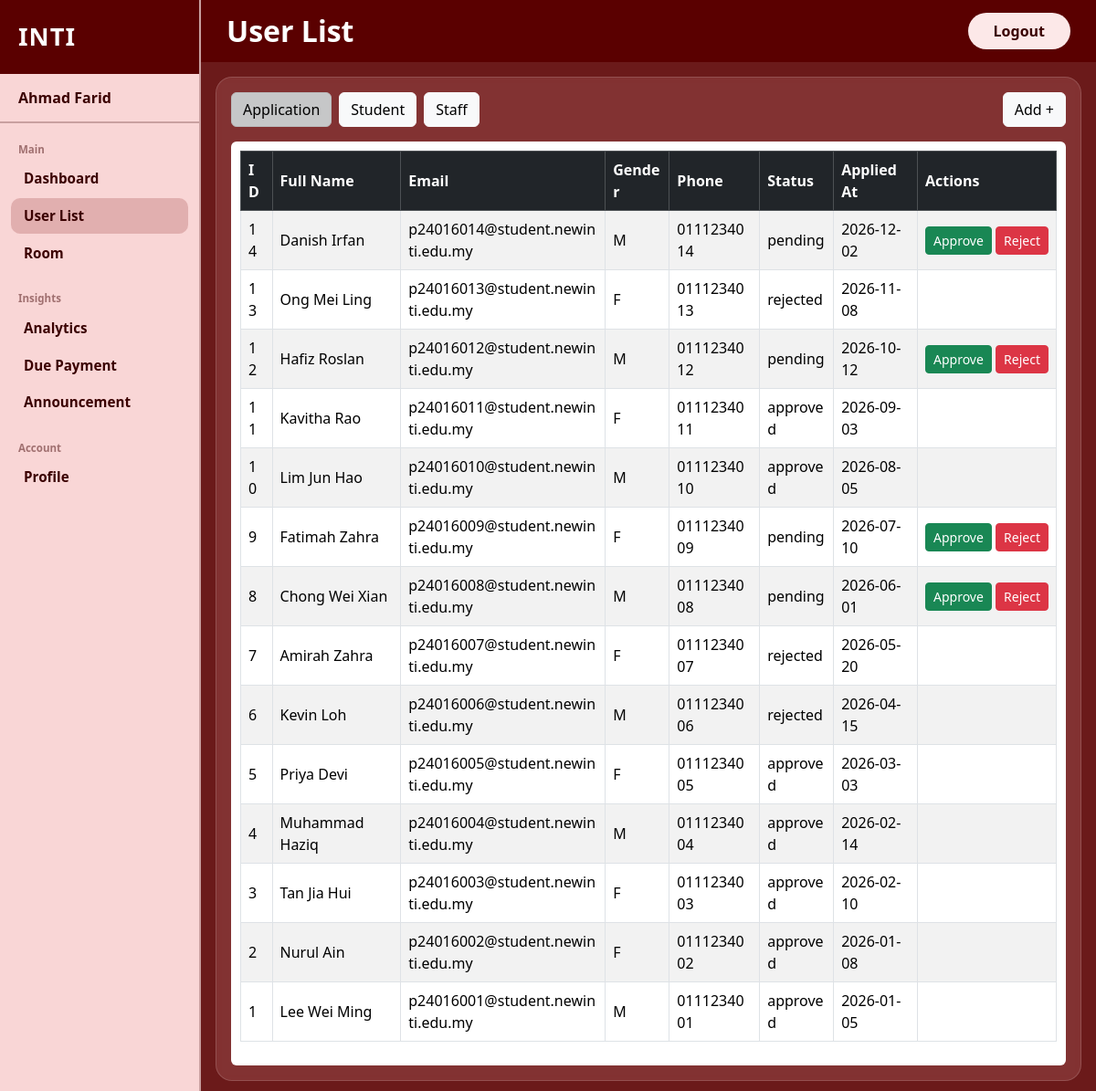
The app's page /admin_user_list_application (signed in) with its own data.
### tables this page shows
CREATE TABLE Application (
            application_id  INTEGER PRIMARY KEY AUTOINCREMENT NOT NULL,
            fullname        TEXT NOT NULL,
            email           TEXT UNIQUE NOT NULL CHECK(email LIKE 'p________@student.newinti.edu.my'),
            password        TEXT NOT NULL,
            gender          TEXT NOT NULL CHECK(gender IN ('F', 'M')),
            phone           TEXT NOT NULL,
            status          TEXT NOT NULL CHECK(status IN ('pending', 'approved', 'rejected')),
            created_at      TEXT DEFAULT CURRENT_TIMESTAMP
        );

### app.py (the view)
@app.route("/admin_user_list_application")
def admin_user_list_application():
    if session.get('user_id') is None or session.get('role') != 'admin':
        return redirect('/user_login')
    conn = get_db()
    table_data = conn.execute("""
        SELECT *
        FROM Application
        ORDER BY created_at DESC
    """).fetchall()
    return render_template("Admin User List Application.html",table_data=table_data)

### app.py (called while the page is built, shortened)
def get_db():
    if 'db' not in g:
        g.db = get_connection()
    return g.db

@app.context_processor          # run this before every template render
def inject_unread_status():
    user_id = session.get('user_id')
    role = session.get('role')
    has_unread = False                       # assume no unread by default
    return dict(has_unread=has_unread)

### database.py (called while the page is built)
def get_connection():
    conn = sqlite3.connect(DB_NAME)
    conn.row_factory = sqlite3.Row
    conn.execute("PRAGMA foreign_keys = ON")
    return conn

### templates/Admin User List Application.html (shortened to what this page needs)
<!DOCTYPE html>
<html lang="en">
<head>
    <link href="https://cdn.jsdelivr.net/npm/bootstrap@5.3.3/dist/css/bootstrap.min.css" rel="stylesheet"/>
    <link href="{{ url_for('static', filename='style.css') }}" rel="stylesheet"/>
</head>
<body>
<div class="d-flex vh-100">
    <aside class="sidebar d-flex flex-column">
        <div class="sidebar-brand">
            <span class="brand-chms">INTI</span>
        </div>
        <div class="sidebar-username">
            <span>{{session["fullname"]}}</span>
        </div>
        <nav class="sidebar-nav flex-grow-1">
            <div class="nav-section-label">Main</div>
            <a href="/admin_dashboard" class="nav-item">Dashboard</a>
            <a href="/admin_user_list_application" class="nav-item active">User List</a>
            <a href="/admin_room" class="nav-item">Room</a>
            <div class="nav-section-label mt-3">Insights</div>
            <a href="/admin_analytics_date" class="nav-item">Analytics</a>
            <a href="/admin_due_payment" class="nav-item">Due Payment</a>
            <a href="/admin_announcement_page" class="nav-item ">Announcement</a>
            <div class="nav-section-label mt-3">Account</div>
            <a href="/admin_profile" class="nav-item">Profile</a>
        </nav>
    </aside>
    <div class="main-wrapper d-flex flex-column flex-grow-1">
        <header class="topbar d-flex align-items-center justify-content-between">
            <h1 class="page-title">User List</h1>
            <a href="/user_logout" class="btn btn-logout">Logout</a>
        </header>
        <main class="content-area flex-grow-1 p-3">
            <div class="content-card h-100 d-flex flex-column p-3 overflow-y-auto ">
                <div class="d-flex gap-2 mb-3">
                    <a href="/admin_user_list_application" class="btn btn-light active">Application</a>
                    <a href="/admin_user_list_student" class="btn btn-light">Student</a>
                    <a href="/admin_user_list_staff" class="btn btn-light">Staff</a>
                    <a href="/admin_user_list_add" class="btn btn-light ms-auto d-block">Add +</a>
                </div>
                <div class ="flex-grow-1 bg-white rounded">
                    <div style="padding: 10px;">
                        <table class="table table-bordered table-striped">
                            <thead class="table-dark">
                            <tr>
                                <th>ID</th>
                                <th>Full Name</th>
                                <th>Email</th>
                                <th>Gender</th>
                                <th>Phone</th>
                                <th>Status</th>
                                <th>Applied At</th>
                                <th>Actions</th>
                            </tr>
                            </thead>
                            <tbody>
                            {% for row in table_data %}
                            <tr>
                                <td>{{ row['application_id'] }}</td>
                                <td>{{ row['fullname'] }}</td>
                                <td>{{ row['email'] }}</td>
                                <td>{{ row['gender'] }}</td>
                                <td>{{ row['phone'] }}</td>
                                <td>{{ row['status'] }}</td>
                                <td>{{ row['created_at'] }}</td>
                                <td>
                                    {% if row['status'] == 'pending' %}
                                    <a href="/admin_user_list_application_approve?application_id={{row['application_id']}}" class="btn btn-sm btn-success">Approve</a>
                                    <a href="/admin_user_list_application_reject?application_id={{row['application_id']}}" class="btn btn-sm btn-danger">Reject</a>
                                    {% endif %}
                                </td>
                            </tr>
                            {% else %}
                            <tr><td colspan="9" class="text-center">No records found</td></tr>
                            {% endfor %}
                            </tbody>
                        </table>
                    </div>
                </div>
            </div>
        </main>
    </div>
</div>
</body>
</html>

### static/style.css (style rules this page uses)
:root { --sidebar-bg: #f9d6d6; --sidebar-width: 220px; --topbar-bg: #5a0000; --main-bg: #6b1a1a; --brand-color: #3b0000; --nav-label-color: #a07070; --nav-item-color: #3b0000; --nav-active-bg: rgba(180, 100, 100, 0.35); --content-card-bg: rgba(160, 80, 80, 0.45); --logout-bg: #fce8e8; --logout-color: #3b0000; }
body { font-family: 'Segoe UI', sans-serif; background: var(--main-bg); min-height: 100vh; display: flex; flex-direction: column; }
.sidebar { width: var(--sidebar-width); min-width: var(--sidebar-width); background: var(--sidebar-bg); border-right: 2px solid #c9a0a0; }
.sidebar-brand { background: var(--topbar-bg); padding: 20px 20px; }
.brand-chms { font-size: 1.7rem; font-weight: 900; color: #fff; letter-spacing: 1px; }
.sidebar-username { padding: 14px 20px; font-weight: 700; font-size: 1rem; color: var(--nav-item-color); border-bottom: 2px solid #c9a0a0; }
.sidebar-nav { padding: 16px 12px; display: flex; flex-direction: column; gap: 2px; }
.nav-section-label { font-size: 0.72rem; font-weight: 600; color: var(--nav-label-color); text-transform: none; padding: 4px 8px 2px; }
.nav-item { position: relative; display: block; padding: 8px 14px; font-weight: 700; font-size: 0.95rem; color: var(--nav-item-color); text-decoration: none; border-radius: 10px; transition: background 0.15s; }
.nav-item.active { background: var(--nav-active-bg); color: var(--nav-item-color); }
.main-wrapper { background: var(--main-bg); }
.topbar { background: var(--topbar-bg); padding: 14px 28px; }
.page-title { color: #fff; font-size: 2rem; font-weight: 900; margin: 0; }
.btn-logout { background: var(--logout-bg); color: var(--logout-color); font-weight: 700; font-size: 1rem; border: none; border-radius: 50px; padding: 8px 28px; }
.content-area { padding: 16px !important; min-height: 0; overflow: hidden; }
.content-card { background: var(--content-card-bg); border-radius: 18px; border: 1px solid rgba(255, 255, 255, 0.15); backdrop-filter: blur(4px); min-height: 100%; overflow-y: auto; overflow-x: auto; }
.table { table-layout: auto; }
.table th, .table td { white-space: normal; word-wrap: break-word; word-break: break-word; max-width: 250px; vertical-align: middle; }
.table td:last-child { max-width: none; white-space: nowrap; }

### records on screen
Application: application_id "14", fullname "Danish Irfan", email "p24016014@student.newinti.edu.my", gender "M", phone "0111234014", status "pending", created_at "2026-12-02"
Application: application_id "13", fullname "Ong Mei Ling", email "p24016013@student.newinti.edu.my", gender "F", phone "0111234013", status "rejected", created_at "2026-11-08"
Application: application_id "12", fullname "Hafiz Roslan", email "p24016012@student.newinti.edu.my", gender "M", phone "0111234012", status "pending", created_at "2026-10-12"
Application: application_id "11", fullname "Kavitha Rao", email "p24016011@student.newinti.edu.my", gender "F", phone "0111234011", status "approved", created_at "2026-09-03"
Application: application_id "10", fullname "Lim Jun Hao", email "p24016010@student.newinti.edu.my", gender "M", phone "0111234010", status "approved", created_at "2026-08-05"
Application: application_id "9", fullname "Fatimah Zahra", email "p24016009@student.newinti.edu.my", gender "F", phone "0111234009", status "pending", created_at "2026-07-10"
Application: application_id "8", fullname "Chong Wei Xian", email "p24016008@student.newinti.edu.my", gender "M", phone "0111234008", status "pending", created_at "2026-06-01"
Application: application_id "7", fullname "Amirah Zahra", email "p24016007@student.newinti.edu.my", gender "F", phone "0111234007", status "rejected", created_at "2026-05-20"
Application: application_id "6", fullname "Kevin Loh", email "p24016006@student.newinti.edu.my", gender "M", phone "0111234006", status "rejected", created_at "2026-04-15"
Application: application_id "5", fullname "Priya Devi", email "p24016005@student.newinti.edu.my", gender "F", phone "0111234005", status "approved", created_at "2026-03-03"
Application: application_id "4", fullname "Muhammad Haziq", email "p24016004@student.newinti.edu.my", gender "M", phone "0111234004", status "approved", created_at "2026-02-14"
Application: application_id "3", fullname "Tan Jia Hui", email "p24016003@student.newinti.edu.my", gender "F", phone "0111234003", status "approved", created_at "2026-02-10"
Application: application_id "2", fullname "Nurul Ain", email "p24016002@student.newinti.edu.my", gender "F", phone "0111234002", status "approved", created_at "2026-01-08"
Application: application_id "1", fullname "Lee Wei Ming", email "p24016001@student.newinti.edu.my", gender "M", phone "0111234001", status "approved", created_at "2026-01-05"

### other values on screen
{{ session["fullname"] }} "Ahmad Farid"
